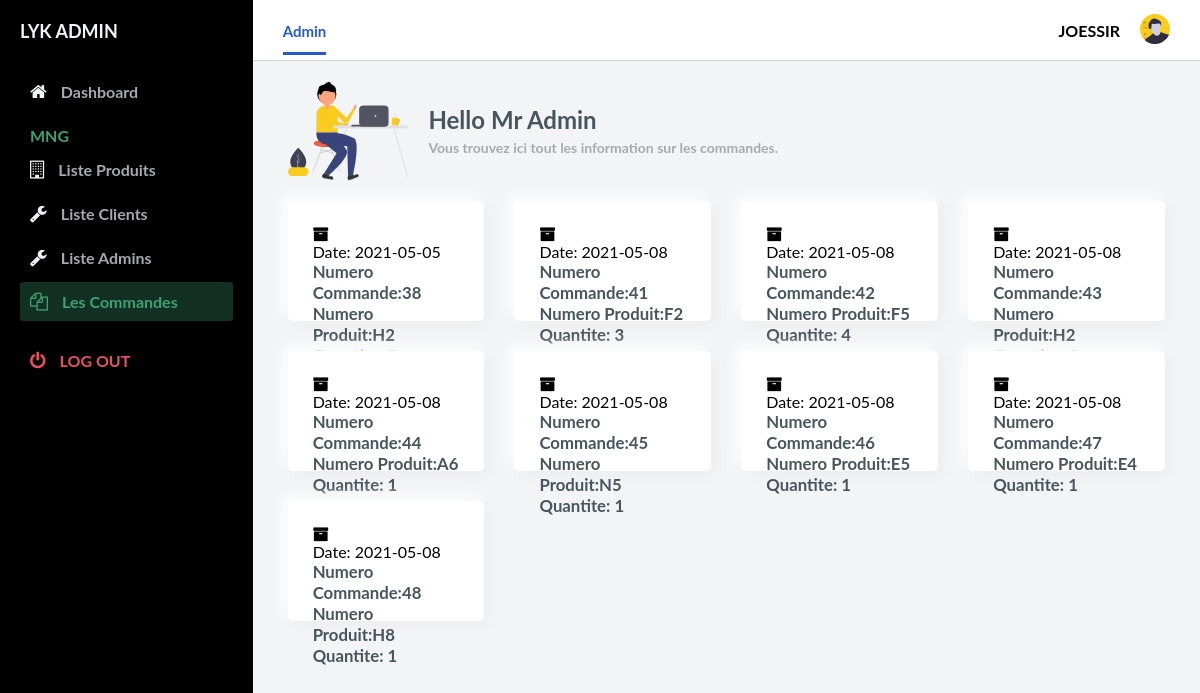
/Admin/Commande.php (signed in), run on the app's committed database.
### tables this page shows
CREATE TABLE `client` (
  `nomClient` varchar(255) DEFAULT NULL,
  `usernameClient` varchar(255) NOT NULL,
  `adresseClient` text DEFAULT NULL,
  `emailClient` varchar(255) DEFAULT NULL,
  `passwordClient` varchar(255) DEFAULT NULL,
  `typeClient` varchar(25) NOT NULL DEFAULT 'user',
  `etat` varchar(11) DEFAULT 'normal',
  `date_inscription` date NOT NULL DEFAULT current_timestamp()
);

CREATE TABLE `commande` (
  `numCommande` int(11) NOT NULL,
  `usernameClient` varchar(255) DEFAULT NULL,
  `numProduit` varchar(4) DEFAULT NULL,
  `qte_demande` int(11) DEFAULT NULL,
  `date_commande` date DEFAULT current_timestamp(),
  `statut` varchar(255) NOT NULL,
  `error` text DEFAULT NULL
);

### Admin/verification.php (called while the page is built, shortened)
<?php
$link = mysqli_connect("localhost","root","","lyk") or die(mysqli_connect_error());
$sql = "SELECT * FROM client WHERE usernameClient = '{$_SESSION['usernameClient']}'";
$result = mysqli_query($link,$sql) or die(mysqli_error($link));
$client = mysqli_fetch_assoc($result);
  ?>

### Admin/Commande.php (the view, shortened to what this page needs)
<?php
  require "verification.php";
?>
<!DOCTYPE html>
<html lang="en">
  <head>
    <link
      rel="stylesheet"
      href="https://stackpath.bootstrapcdn.com/font-awesome/4.7.0/css/font-awesome.min.css"
    />
    <link rel="stylesheet" href="stylesAdmin.css" />
  </head>
  <body id="body">
    <div class="container">
      <nav class="navbar">
        <div class="navbar__left">
          <a class="active_link" href="Admin.php">Admin</a>
        </div>
        <div class="navbar__right">
        <span ><?php echo $client["usernameClient"] ?></span>
            <a href="#">
              <img width="30" src="assets/avatar.svg" alt="" />
            </a>
        </div>
      </nav>
      <main>
        <div class="main__container">
          <div class="main__title">
            <img src="assets/hello.svg" alt="" />
            <div class="main__greeting">
              <h1>Hello Mr Admin </h1>
              <p>Vous trouvez ici tout les information sur les commandes.</p>
            </div>
          </div>
          <div class="main__cards">
 <?php
try
{
	$bdd = new PDO('mysql:host=localhost;dbname=lyk;charset=utf8', 'root', '');
}
catch(Exception $e)
{
        die('Erreur : '.$e->getMessage());
}
$userComande=$bdd -> query ('SELECT * FROM commande');
while ($donnees = $userComande->fetch())
{
?>
                  <div class="card">
              <i class="fa fa-archive"></i>Date:
                  <?php echo $donnees['date_commande'];?> <br/>
              <div class="card_inner">
               <span class="font-bold text-title">
              <h6> Numero Commande:<?php echo $donnees['numCommande'];?></h6>
              <h6> Numero Produit:<?php echo $donnees['numProduit'];?></h6>
              <h6> Quantite: <?php echo $donnees['qte_demande'];?></h6></p>
                  </span>
              </div>
            </div>
            <?php
}
?>
          </div>
        </div>
      </main>
      <div id="sidebar">
        <div class="sidebar__title">
          <div class="sidebar__img">
            <h1>LYK ADMIN</h1>
          </div>
        </div>
        <div class="sidebar__menu">
          <div class="sidebar__link ">
            <i class="fa fa-home"></i>
            <a href="index.php">Dashboard</a>
          </div>
          <h2>MNG</h2>
          <div class="sidebar__link">
              <i class="fa fa-building-o"></i>
              <a href="listeproduits.php">Liste Produits</a>
            </div>
            <div class="sidebar__link">
              <i class="fa fa-wrench"></i>
              <a href="listeclients.php">Liste Clients</a>
            </div>
            <div class="sidebar__link " >
            <i class="fa fa-wrench"></i>
            <a href="listeadmins.php">Liste Admins</a>
          </div>
            </div>
            <div class="sidebar__link active_menu_link">
              <i class="fa fa-files-o"></i>
              <a href="#">Les Commandes</a>
            </div>
          <div class="sidebar__logout">
            <i class="fa fa-power-off"></i>
            <a href="#">Log out</a>
          </div>
        </div>
      </div>
  </body>
</html>

### Admin/stylesAdmin.css (style rules this page uses)
* { margin: 0; padding: 0; }
body { box-sizing: border-box; font-family: "Lato", sans-serif; }
.font-bold { font-weight: 700; }
.text-title { color: rgb(216, 121, 43); }
h6 { color:rgb(71,85, 94); }
.container { display: grid; height: 100vh; grid-template-columns: 0.8fr 1fr 1fr 1fr; grid-template-rows: 0.2fr 3fr; grid-template-areas: "sidebar nav nav nav" "sidebar main main main"; }
.navbar { background: #ffffff; grid-area: nav; height: 60px; display: flex; align-items: center; justify-content: space-between; padding: 0 30px 0 30px; border-bottom: 1px solid lightgray; }
.navbar__left > a { margin-right: 30px; text-decoration: none; color: #a5aaad; font-size: 15px; font-weight: 700; }
.navbar__left .active_link { color: #265acc; border-bottom: 3px solid #265acc; padding-bottom: 12px; }
.navbar__right { display: flex; justify-content: center; align-items: center; }
.navbar__right > a { margin-left: 20px; text-decoration: none; }
.navbar__right span { font-weight: bolder; text-transform:uppercase ; }
main { background: #f3f4f6; grid-area: main; overflow-y: auto; }
.main__container { padding: 20px 35px; }
.main__title { display: flex; align-items: center; }
.main__title > img { max-height: 100px; object-fit: contain; margin-right: 20px; }
.main__greeting > h1 { font-size: 24px; color:rgb(71,85, 94); margin-bottom: 5px; }
.main__greeting > p { font-size: 14px; font-weight: 700; color: #a5aaad; }
.main__cards { display: grid; grid-template-columns: 1fr 1fr 1fr 1fr; gap: 30px; margin: 20px 0; }
.card { display: flex; flex-direction: column; justify-content: space-around; height: 70px; padding: 25px; border-radius: 5px; background: #ffffff; box-shadow: 5px 5px 13px #ededed, -5px -5px 13px #ffffff; }
.card_inner { display: flex; align-items: center; justify-content: space-between; }
.card_inner > span { font-size: 25px; }
#sidebar { background: black; grid-area: sidebar; overflow-y: auto; padding: 20px; -webkit-transition: all 0.5s; transition: all 0.5s; }
.sidebar__title { display: flex; justify-content: space-between; align-items: center; color: #f3f4f6; margin-bottom: 30px; }
.sidebar__img { display: flex; align-items: center; }
.sidebar__title > div > h1 { font-size: 18px; display: inline; }
.sidebar__menu > h2 { color: #3ea175; font-size: 16px; margin-top: 15px; margin-bottom: 5px; padding: 0 10px; font-weight: 700; }
.sidebar__link { color: #f3f4f6; padding: 10px; border-radius: 3px; margin-bottom: 5px; }
.active_menu_link { background: rgba(62, 161, 117, 0.3); color: #3ea175; pointer-events: none; }
.active_menu_link a { color: #3ea175 !important; }
.sidebar__link > a { text-decoration: none; color: #a5aaad; font-weight: 700; cursor: pointer; }
.sidebar__link > i { margin-right: 10px; font-size: 18px; }
.sidebar__logout { margin-top: 20px; padding: 10px; color: #e65061; }
.sidebar__logout > a { text-decoration: none; color: #e65061; font-weight: 700; text-transform: uppercase; }
.sidebar__logout > i { margin-right: 10px; font-size: 18px; }

### data on the page
client: usernameClient "JOESSIR"
commande: date_commande "2021-05-05", numCommande "38", numProduit "H2"
commande: date_commande "2021-05-08", numCommande "41", numProduit "F2", qte_demande "3"
commande: date_commande "2021-05-08", numCommande "42", numProduit "F5", qte_demande "4"
commande: date_commande "2021-05-08", numCommande "43", numProduit "H2"
commande: date_commande "2021-05-08", numCommande "44", numProduit "A6", qte_demande "1"
commande: date_commande "2021-05-08", numCommande "45", numProduit "N5", qte_demande "1"
commande: date_commande "2021-05-08", numCommande "46", numProduit "E5", qte_demande "1"
commande: date_commande "2021-05-08", numCommande "47", numProduit "E4", qte_demande "1"
commande: date_commande "2021-05-08", numCommande "48", numProduit "H8", qte_demande "1"
